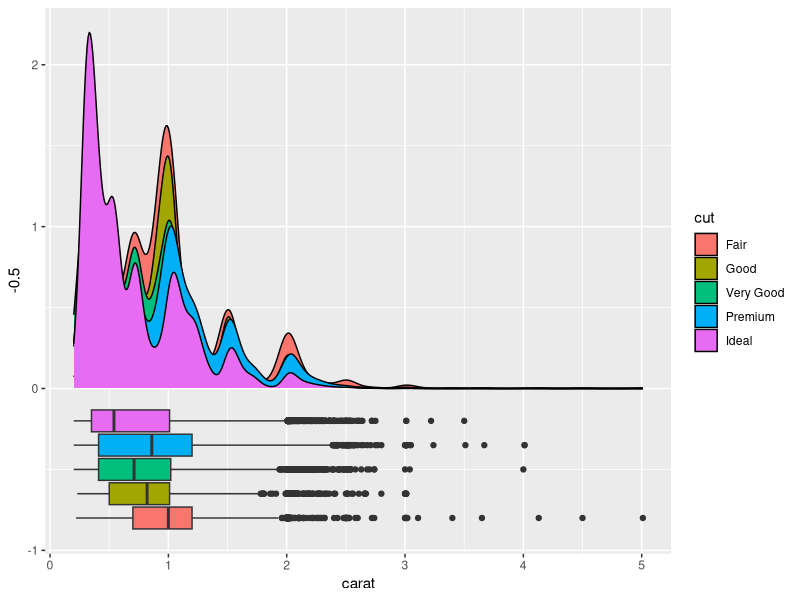
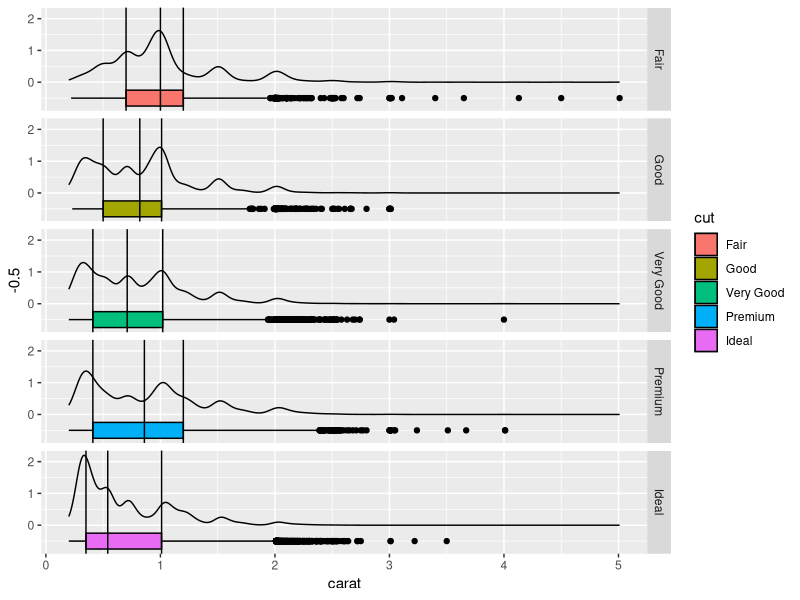
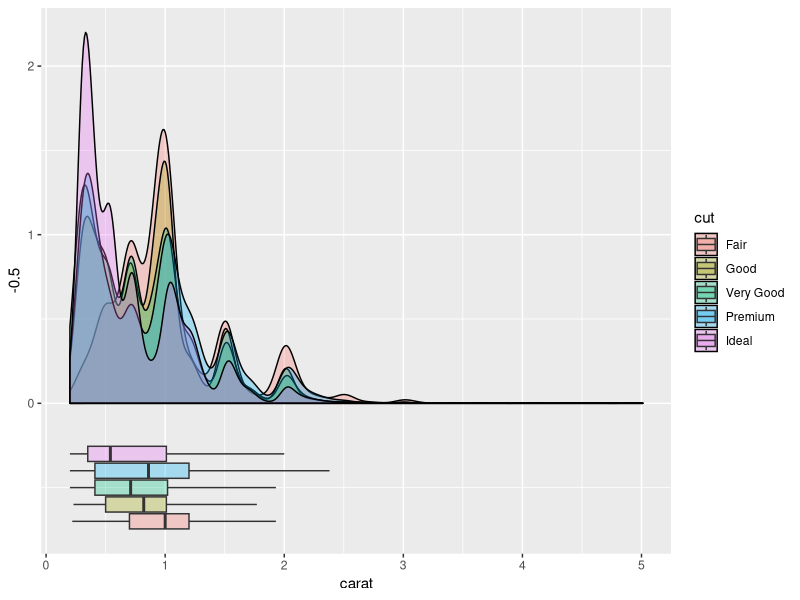
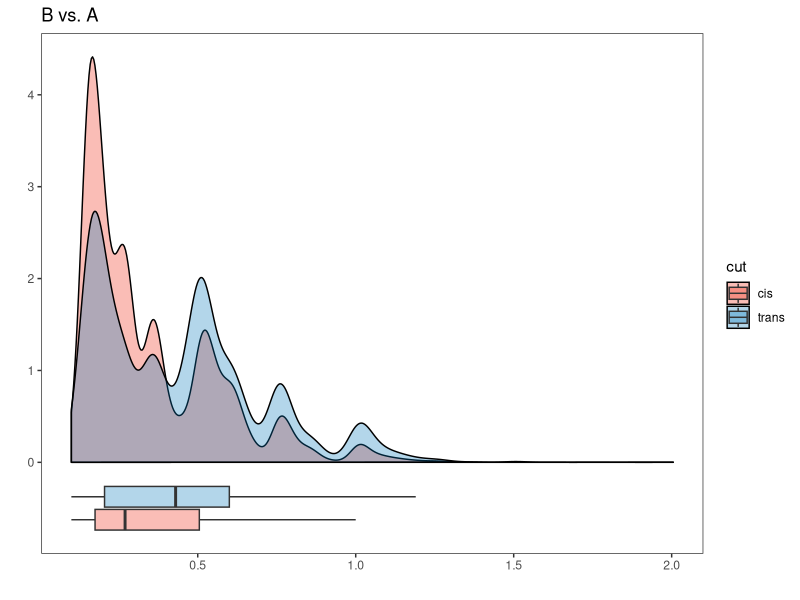
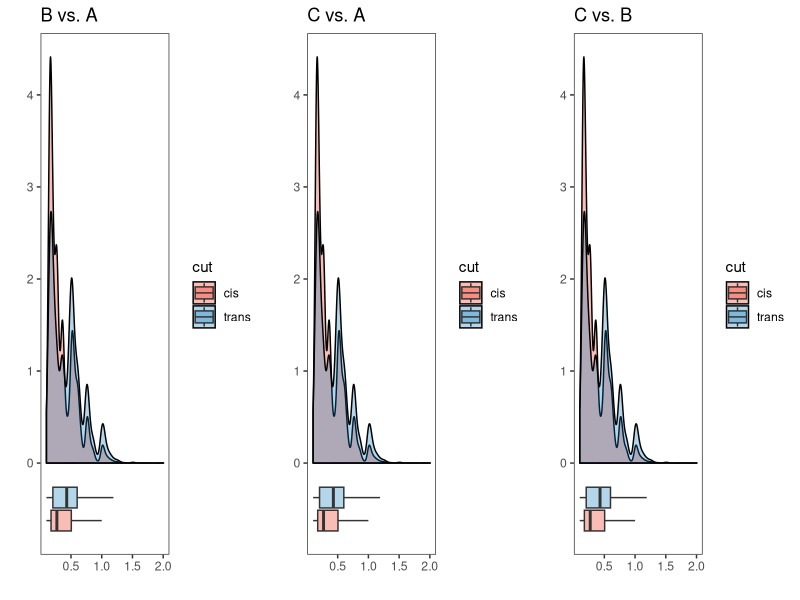
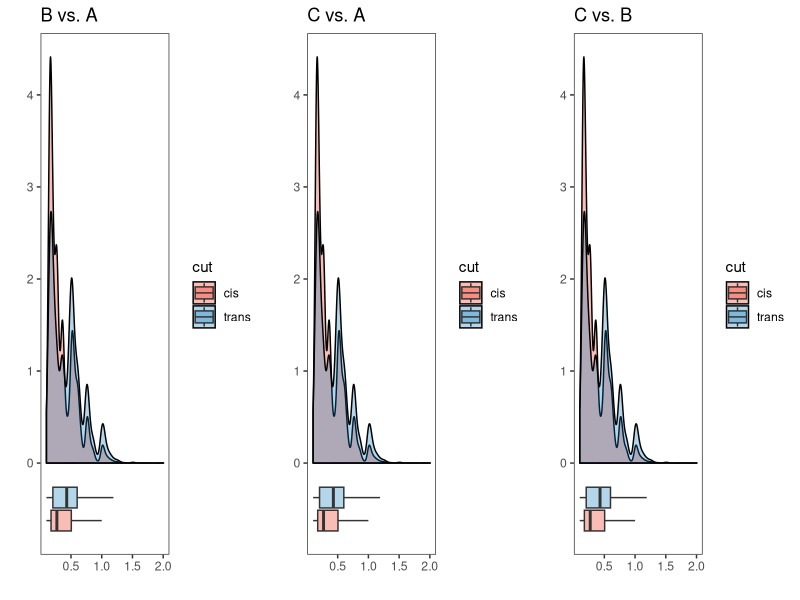

These figures' R source, in order:
library(ggplot2)

p <- ggplot(diamonds, aes(x = carat, y = -0.5)) +
  
  # horizontal boxplots & density plots
  geom_boxplot(aes(fill = cut)) +
  geom_density(aes(x = carat, fill=cut), inherit.aes = F) +
  
  # vertical lines at Q1 / Q2 / Q3
  # stat_boxplot(geom = "vline", aes(xintercept = ..xlower..)) +
  # stat_boxplot(geom = "vline", aes(xintercept = ..xmiddle..)) +
  # stat_boxplot(geom = "vline", aes(xintercept = ..xupper..)) +
  
  # facet_grid(cut ~ .) +
  scale_fill_discrete()
p




# Alternative 1: calculate the box plot's coordinates, & flip them manually before passing the results to ggplot(). Add a density layer in the normal way:


library(dplyr)
library(tidyr)

p.box <- ggplot(diamonds, aes(x = cut, y = carat)) + geom_boxplot()    
p.box.data <- layer_data(p.box) %>%
  select(x, ymin, lower, middle, upper, ymax, outliers) %>%
  mutate(cut = factor(x, labels = levels(diamonds$cut), ordered = TRUE)) %>%
  select(-x)

ggplot(p.box.data) +
  
  # manually plot flipped boxplot
  geom_segment(aes(x = ymin, xend = ymax, y = -0.5, yend = -0.5)) +
  geom_rect(aes(xmin = lower, xmax = upper, ymin = -0.75, ymax = -0.25, fill = cut),
            color = "black") +
  geom_point(data = . %>% unnest(outliers),
             aes(x = outliers, y = -0.5)) +
  
  # vertical lines at Q1 / Q2 / Q3
  geom_vline(data = . %>% select(cut, lower, middle, upper) %>% gather(key, value, -cut),
             aes(xintercept = value)) +
  
  # density plot
  geom_density(data = diamonds, aes(x = carat)) +
  
  facet_grid(cut ~ .) +
  labs(x = "carat") +
  scale_fill_discrete()


# Alternative 2: calculate the density plot's coordinates, 
# & flip them manually before passing the results to ggplot(). 
# Add a box plot layer in the normal way. Flip the whole chart:
p.density <- ggplot(diamonds, aes(x = carat, group = cut)) + geom_density()    
p.density.data <- layer_data(p.density) %>%
  select(x, y, group) %>%
  mutate(cut = factor(group, labels = levels(diamonds$cut), ordered = TRUE)) %>%
  select(-group)
p.density.data <- p.density.data %>%
  rbind(p.density.data %>% 
          group_by(cut) %>% 
          filter(x == min(x)) %>% 
          mutate(y = 0) %>% 
          ungroup())

ggplot(diamonds, aes(x = -0.5, y = carat)) +
  
  # manually flipped density plot
  geom_polygon(data = p.density.data, aes(x = y, y = x, fill = cut), 
               alpha=0.3, color = "black") + #fill = NA, 
  
  # box plot
  # geom_violin(aes(fill = cut), alpha=0.3) + #, group = cut #trim=T
  geom_boxplot(aes(fill = cut), width=0.5, alpha=0.3, outlier.alpha = 0) + 

  # vertical lines at Q1 / Q2 / Q3
  # stat_boxplot(geom = "hline", aes(yintercept = ..lower..)) +
  # stat_boxplot(geom = "hline", aes(yintercept = ..middle..)) +
  # stat_boxplot(geom = "hline", aes(yintercept = ..upper..)) +
  
  # facet_grid(cut ~ .) +
  scale_fill_discrete() +
  coord_flip()








viz_genewise_dispersion <- function(obs_clones=c('B','C')){
  ptittle <- paste0(obs_clones[2],' vs. ', obs_clones[1])
  obs_clones <- paste0('Clone ', obs_clones)
  # color_use <- c('Clone A'='#66C2A5','Clone B'='#FC8D62','Clone C'='#8DA0CB') 
  
  cols_use <- c('cis'='#EE220C','trans'='#0076BA')
  print(cols_use)
  
  df <- diamonds
  unique(df$cut)
  df <- df %>%
    dplyr::filter(cut %in% c('Ideal','Premium')) %>%
    dplyr::mutate(cut=
                    case_when(
                      cut=='Ideal' ~ 'cis',
                      TRUE ~ 'trans'
                    )) %>%
    dplyr::rename(gene_exp=carat)
  df$gene_exp <- df$gene_exp/2
  colnames(df)
  df$cut <- as.factor(df$cut)
  
  p.density <- ggplot(df, aes(x = gene_exp, group = cut)) + geom_density()    
  p.density.data <- layer_data(p.density) %>%
    select(x, y, group) %>%
    mutate(cut = factor(group, labels = levels(df$cut), ordered = TRUE)) %>%
    select(-group)
  p.density.data <- p.density.data %>%
    rbind(p.density.data %>% 
            group_by(cut) %>% 
            filter(x == min(x)) %>% 
            mutate(y = 0) %>% 
            ungroup())
  
  p1 <- ggplot(df, aes(x = -0.5, y = gene_exp)) +
    
    # manually flipped density plot
    geom_polygon(data = p.density.data, aes(x = y, y = x, fill = cut), 
                 alpha=0.3, color = "black") + #fill = NA, 
    
    # box plot
    # geom_violin(aes(fill = cut), alpha=0.3) + #, group = cut #trim=T
    geom_boxplot(aes(fill = cut), width=0.5, alpha=0.3, outlier.alpha = 0) + 
    
    # vertical lines at Q1 / Q2 / Q3
    # stat_boxplot(geom = "hline", aes(yintercept = ..lower..)) +
    # stat_boxplot(geom = "hline", aes(yintercept = ..middle..)) +
    # stat_boxplot(geom = "hline", aes(yintercept = ..upper..)) +
    
    # facet_grid(cut ~ .) +
    scale_fill_manual(values=cols_use) +
    coord_flip() + 
    theme_bw() + 
    theme(#legend.position = 'none',
          panel.grid = element_blank()) + 
    labs(x='', y='', title = ptittle)
  return(p1)
  
}

p1 <- viz_genewise_dispersion(obs_clones=c('A','B'))
p1
p2 <- viz_genewise_dispersion(obs_clones=c('A','C'))
p3 <- viz_genewise_dispersion(obs_clones=c('B','C'))

p_total <- cowplot::plot_grid(p1, p2, p3, nrow = 1)
p_total


viz_violin_plt <- function(obs_clones){
  ptittle <- paste0(obs_clones[2],' vs. ', obs_clones[1])
  # Change colors
  
  
  ToothGrowth$dose <- as.factor(ToothGrowth$dose)
  p <- ggplot(ToothGrowth, aes(x=dose, y=len, color=supp)) +
    geom_violin(position=position_dodge(0.6), alpha=0)+
    geom_jitter(position=position_jitterdodge(0.4)) +
    theme_bw() + 
    theme(#legend.position = 'none',
      panel.grid = element_blank()) + 
    labs(x='', y='', title = ptittle)
    # geom_boxplot(width=1)
  p
  # p+scale_color_manual(values=c("#999999", "#E69F00", "#56B4E9"))
  
  return(p)
}

save_dir <- '/Users/hoatran/Documents/BCCRC_projects/hakwoo_project/code/results_bulkRNAseq/SA919_full/figs/'
png(paste0(save_dir,"demo_dispersion.png"), height = 2*150, width=2*600, res = 2*72)
print(p_total)
dev.off()  

